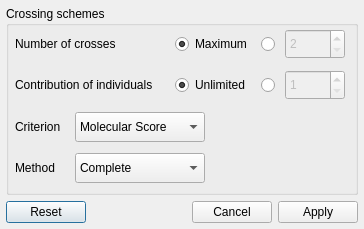
<ui version="4.0" >
 <class>CrossOptionWindow</class>
 <widget class="QDialog" name="CrossOptionWindow" >
  <property name="geometry" >
   <rect>
    <x>0</x>
    <y>0</y>
    <width>364</width>
    <height>229</height>
   </rect>
  </property>
  <property name="windowTitle" >
   <string>Crossing schemes option</string>
  </property>
  <layout class="QVBoxLayout" name="crossOptionWindowVLayout" >
   <property name="margin" >
    <number>6</number>
   </property>
   <item>
    <layout class="QVBoxLayout" name="crossingSchemesVLayout" >
     <property name="spacing" >
      <number>6</number>
     </property>
     <item>
      <widget class="QGroupBox" name="crossingSchemesGroupBox" >
       <property name="minimumSize" >
        <size>
         <width>0</width>
         <height>0</height>
        </size>
       </property>
       <property name="maximumSize" >
        <size>
         <width>16777215</width>
         <height>16777215</height>
        </size>
       </property>
       <property name="title" >
        <string>Crossing schemes</string>
       </property>
       <layout class="QVBoxLayout" name="crossingSchemesGroupBoxVLayout" >
        <property name="spacing" >
         <number>0</number>
        </property>
        <property name="leftMargin" >
         <number>6</number>
        </property>
        <property name="topMargin" >
         <number>0</number>
        </property>
        <property name="rightMargin" >
         <number>6</number>
        </property>
        <property name="bottomMargin" >
         <number>6</number>
        </property>
        <item>
         <layout class="QVBoxLayout" name="VLayout" >
          <property name="spacing" >
           <number>6</number>
          </property>
          <item>
           <widget class="QFrame" name="frame" >
            <property name="frameShape" >
             <enum>QFrame::NoFrame</enum>
            </property>
            <property name="frameShadow" >
             <enum>QFrame::Raised</enum>
            </property>
            <layout class="QHBoxLayout" name="horizontalLayout_2" >
             <property name="spacing" >
              <number>0</number>
             </property>
             <property name="margin" >
              <number>0</number>
             </property>
             <item>
              <layout class="QHBoxLayout" name="nbCrossesHLayout" >
               <property name="spacing" >
                <number>0</number>
               </property>
               <item>
                <widget class="QLabel" name="nbCrossesLabel" >
                 <property name="minimumSize" >
                  <size>
                   <width>154</width>
                   <height>30</height>
                  </size>
                 </property>
                 <property name="maximumSize" >
                  <size>
                   <width>154</width>
                   <height>30</height>
                  </size>
                 </property>
                 <property name="toolTip" >
                  <string>Number of crosses to be done</string>
                 </property>
                 <property name="text" >
                  <string>Number of crosses</string>
                 </property>
                </widget>
               </item>
               <item>
                <spacer name="nbCrossesLeftHSpacer" >
                 <property name="orientation" >
                  <enum>Qt::Horizontal</enum>
                 </property>
                 <property name="sizeType" >
                  <enum>QSizePolicy::Fixed</enum>
                 </property>
                 <property name="sizeHint" stdset="0" >
                  <size>
                   <width>6</width>
                   <height>20</height>
                  </size>
                 </property>
                </spacer>
               </item>
               <item>
                <widget class="QRadioButton" name="nbCrossesAllRadioButton" >
                 <property name="minimumSize" >
                  <size>
                   <width>80</width>
                   <height>30</height>
                  </size>
                 </property>
                 <property name="maximumSize" >
                  <size>
                   <width>80</width>
                   <height>30</height>
                  </size>
                 </property>
                 <property name="toolTip" >
                  <string>Maximum number of crosses to be done</string>
                 </property>
                 <property name="text" >
                  <string>Maximum</string>
                 </property>
                 <property name="checked" >
                  <bool>true</bool>
                 </property>
                 <property name="autoExclusive" >
                  <bool>true</bool>
                 </property>
                </widget>
               </item>
               <item>
                <spacer name="nbCrossesMaxHSpacer" >
                 <property name="orientation" >
                  <enum>Qt::Horizontal</enum>
                 </property>
                 <property name="sizeType" >
                  <enum>QSizePolicy::Fixed</enum>
                 </property>
                 <property name="sizeHint" stdset="0" >
                  <size>
                   <width>6</width>
                   <height>20</height>
                  </size>
                 </property>
                </spacer>
               </item>
               <item>
                <widget class="QRadioButton" name="nbCrossesRadioButton" >
                 <property name="minimumSize" >
                  <size>
                   <width>18</width>
                   <height>30</height>
                  </size>
                 </property>
                 <property name="maximumSize" >
                  <size>
                   <width>18</width>
                   <height>30</height>
                  </size>
                 </property>
                 <property name="toolTip" >
                  <string/>
                 </property>
                 <property name="text" >
                  <string/>
                 </property>
                 <property name="autoExclusive" >
                  <bool>true</bool>
                 </property>
                </widget>
               </item>
               <item>
                <spacer name="nbCrossesRightHSpacer" >
                 <property name="orientation" >
                  <enum>Qt::Horizontal</enum>
                 </property>
                 <property name="sizeType" >
                  <enum>QSizePolicy::Fixed</enum>
                 </property>
                 <property name="sizeHint" stdset="0" >
                  <size>
                   <width>6</width>
                   <height>20</height>
                  </size>
                 </property>
                </spacer>
               </item>
               <item>
                <widget class="QSpinBox" name="nbCrossesSpinBox" >
                 <property name="enabled" >
                  <bool>false</bool>
                 </property>
                 <property name="minimumSize" >
                  <size>
                   <width>60</width>
                   <height>30</height>
                  </size>
                 </property>
                 <property name="maximumSize" >
                  <size>
                   <width>60</width>
                   <height>30</height>
                  </size>
                 </property>
                 <property name="minimum" >
                  <number>2</number>
                 </property>
                 <property name="maximum" >
                  <number>99999</number>
                 </property>
                 <property name="value" >
                  <number>2</number>
                 </property>
                </widget>
               </item>
               <item>
                <spacer name="horizontalSpacer" >
                 <property name="orientation" >
                  <enum>Qt::Horizontal</enum>
                 </property>
                 <property name="sizeType" >
                  <enum>QSizePolicy::MinimumExpanding</enum>
                 </property>
                 <property name="sizeHint" stdset="0" >
                  <size>
                   <width>0</width>
                   <height>20</height>
                  </size>
                 </property>
                </spacer>
               </item>
              </layout>
             </item>
            </layout>
           </widget>
          </item>
          <item>
           <widget class="QFrame" name="frame_2" >
            <property name="frameShape" >
             <enum>QFrame::NoFrame</enum>
            </property>
            <property name="frameShadow" >
             <enum>QFrame::Raised</enum>
            </property>
            <layout class="QHBoxLayout" name="horizontalLayout_3" >
             <property name="spacing" >
              <number>0</number>
             </property>
             <property name="margin" >
              <number>0</number>
             </property>
             <item>
              <layout class="QHBoxLayout" name="indContribHLayout" >
               <property name="spacing" >
                <number>0</number>
               </property>
               <item>
                <widget class="QLabel" name="indContribLabel" >
                 <property name="minimumSize" >
                  <size>
                   <width>154</width>
                   <height>30</height>
                  </size>
                 </property>
                 <property name="maximumSize" >
                  <size>
                   <width>154</width>
                   <height>30</height>
                  </size>
                 </property>
                 <property name="toolTip" >
                  <string>Contribution of each individual</string>
                 </property>
                 <property name="text" >
                  <string>Contribution of individuals</string>
                 </property>
                </widget>
               </item>
               <item>
                <spacer name="indContribLeftHSpacer" >
                 <property name="orientation" >
                  <enum>Qt::Horizontal</enum>
                 </property>
                 <property name="sizeType" >
                  <enum>QSizePolicy::Fixed</enum>
                 </property>
                 <property name="sizeHint" stdset="0" >
                  <size>
                   <width>6</width>
                   <height>20</height>
                  </size>
                 </property>
                </spacer>
               </item>
               <item>
                <widget class="QRadioButton" name="indContribAllRadioButton" >
                 <property name="minimumSize" >
                  <size>
                   <width>80</width>
                   <height>30</height>
                  </size>
                 </property>
                 <property name="maximumSize" >
                  <size>
                   <width>80</width>
                   <height>30</height>
                  </size>
                 </property>
                 <property name="toolTip" >
                  <string>Unlimited contribution of each individual</string>
                 </property>
                 <property name="text" >
                  <string>Unlimited</string>
                 </property>
                 <property name="checked" >
                  <bool>true</bool>
                 </property>
                 <property name="autoExclusive" >
                  <bool>true</bool>
                 </property>
                </widget>
               </item>
               <item>
                <spacer name="indContribUnlimitedHSpacer" >
                 <property name="orientation" >
                  <enum>Qt::Horizontal</enum>
                 </property>
                 <property name="sizeType" >
                  <enum>QSizePolicy::Fixed</enum>
                 </property>
                 <property name="sizeHint" stdset="0" >
                  <size>
                   <width>6</width>
                   <height>20</height>
                  </size>
                 </property>
                </spacer>
               </item>
               <item>
                <widget class="QRadioButton" name="indContribNbRadioButton" >
                 <property name="minimumSize" >
                  <size>
                   <width>18</width>
                   <height>30</height>
                  </size>
                 </property>
                 <property name="maximumSize" >
                  <size>
                   <width>18</width>
                   <height>30</height>
                  </size>
                 </property>
                 <property name="text" >
                  <string/>
                 </property>
                 <property name="autoExclusive" >
                  <bool>true</bool>
                 </property>
                </widget>
               </item>
               <item>
                <spacer name="indContribRightHSpacer" >
                 <property name="orientation" >
                  <enum>Qt::Horizontal</enum>
                 </property>
                 <property name="sizeType" >
                  <enum>QSizePolicy::Fixed</enum>
                 </property>
                 <property name="sizeHint" stdset="0" >
                  <size>
                   <width>6</width>
                   <height>20</height>
                  </size>
                 </property>
                </spacer>
               </item>
               <item>
                <widget class="QSpinBox" name="indContribSpinBox" >
                 <property name="enabled" >
                  <bool>false</bool>
                 </property>
                 <property name="minimumSize" >
                  <size>
                   <width>60</width>
                   <height>30</height>
                  </size>
                 </property>
                 <property name="maximumSize" >
                  <size>
                   <width>60</width>
                   <height>30</height>
                  </size>
                 </property>
                 <property name="toolTip" >
                  <string>Each individual can be crossed only "n" times</string>
                 </property>
                 <property name="minimum" >
                  <number>1</number>
                 </property>
                 <property name="maximum" >
                  <number>999</number>
                 </property>
                 <property name="value" >
                  <number>1</number>
                 </property>
                </widget>
               </item>
               <item>
                <spacer name="horizontalSpacer_2" >
                 <property name="orientation" >
                  <enum>Qt::Horizontal</enum>
                 </property>
                 <property name="sizeType" >
                  <enum>QSizePolicy::MinimumExpanding</enum>
                 </property>
                 <property name="sizeHint" stdset="0" >
                  <size>
                   <width>0</width>
                   <height>20</height>
                  </size>
                 </property>
                </spacer>
               </item>
              </layout>
             </item>
            </layout>
           </widget>
          </item>
          <item>
           <widget class="QFrame" name="frame_3" >
            <property name="frameShape" >
             <enum>QFrame::NoFrame</enum>
            </property>
            <property name="frameShadow" >
             <enum>QFrame::Raised</enum>
            </property>
            <layout class="QHBoxLayout" name="horizontalLayout_4" >
             <property name="spacing" >
              <number>0</number>
             </property>
             <property name="margin" >
              <number>0</number>
             </property>
             <item>
              <layout class="QHBoxLayout" name="criterionHLayout" >
               <property name="spacing" >
                <number>0</number>
               </property>
               <item>
                <widget class="QLabel" name="criterionLabel" >
                 <property name="minimumSize" >
                  <size>
                   <width>50</width>
                   <height>30</height>
                  </size>
                 </property>
                 <property name="maximumSize" >
                  <size>
                   <width>50</width>
                   <height>30</height>
                  </size>
                 </property>
                 <property name="text" >
                  <string>Criterion</string>
                 </property>
                </widget>
               </item>
               <item>
                <spacer name="criterionHSpacer" >
                 <property name="orientation" >
                  <enum>Qt::Horizontal</enum>
                 </property>
                 <property name="sizeType" >
                  <enum>QSizePolicy::Fixed</enum>
                 </property>
                 <property name="sizeHint" stdset="0" >
                  <size>
                   <width>10</width>
                   <height>20</height>
                  </size>
                 </property>
                </spacer>
               </item>
               <item>
                <widget class="QComboBox" name="criterionComboBox" >
                 <property name="minimumSize" >
                  <size>
                   <width>130</width>
                   <height>30</height>
                  </size>
                 </property>
                 <property name="maximumSize" >
                  <size>
                   <width>130</width>
                   <height>30</height>
                  </size>
                 </property>
                 <property name="toolTip" >
                  <string>Molecular Score: genetic value predicted (all QTL)
Weight: genetic value predicted (QTL are weighted)
Utility Criterion: expected mean and variance at the next generation (favor heterezygous)</string>
                 </property>
                 <property name="sizeAdjustPolicy" >
                  <enum>QComboBox::AdjustToContentsOnFirstShow</enum>
                 </property>
                 <item>
                  <property name="text" >
                   <string>Molecular Score</string>
                  </property>
                 </item>
                 <item>
                  <property name="text" >
                   <string>Weight</string>
                  </property>
                 </item>
                 <item>
                  <property name="text" >
                   <string>Utility Criterion</string>
                  </property>
                 </item>
                </widget>
               </item>
               <item>
                <spacer name="criterionRightSpacer" >
                 <property name="orientation" >
                  <enum>Qt::Horizontal</enum>
                 </property>
                 <property name="sizeHint" stdset="0" >
                  <size>
                   <width>20</width>
                   <height>20</height>
                  </size>
                 </property>
                </spacer>
               </item>
              </layout>
             </item>
            </layout>
           </widget>
          </item>
          <item>
           <widget class="QFrame" name="frame_4" >
            <property name="frameShape" >
             <enum>QFrame::NoFrame</enum>
            </property>
            <property name="frameShadow" >
             <enum>QFrame::Raised</enum>
            </property>
            <layout class="QHBoxLayout" name="horizontalLayout_5" >
             <property name="spacing" >
              <number>0</number>
             </property>
             <property name="margin" >
              <number>0</number>
             </property>
             <item>
              <layout class="QHBoxLayout" name="methodHLayout" >
               <property name="spacing" >
                <number>0</number>
               </property>
               <item>
                <widget class="QLabel" name="methodLabel" >
                 <property name="minimumSize" >
                  <size>
                   <width>50</width>
                   <height>30</height>
                  </size>
                 </property>
                 <property name="maximumSize" >
                  <size>
                   <width>50</width>
                   <height>30</height>
                  </size>
                 </property>
                 <property name="text" >
                  <string>Method</string>
                 </property>
                </widget>
               </item>
               <item>
                <spacer name="methodLeftHSpacer" >
                 <property name="orientation" >
                  <enum>Qt::Horizontal</enum>
                 </property>
                 <property name="sizeType" >
                  <enum>QSizePolicy::Fixed</enum>
                 </property>
                 <property name="sizeHint" stdset="0" >
                  <size>
                   <width>10</width>
                   <height>20</height>
                  </size>
                 </property>
                </spacer>
               </item>
               <item>
                <widget class="QComboBox" name="crossingMethodsComboBox" >
                 <property name="minimumSize" >
                  <size>
                   <width>130</width>
                   <height>30</height>
                  </size>
                 </property>
                 <property name="maximumSize" >
                  <size>
                   <width>130</width>
                   <height>30</height>
                  </size>
                 </property>
                 <property name="toolTip" >
                  <string>Complete: all possible crosses between individuals in the selcted list (half-diallel)
Better Half: avoid crosses between the last selected genotypes (optimization of selection intensity)</string>
                 </property>
                 <property name="currentIndex" >
                  <number>0</number>
                 </property>
                 <item>
                  <property name="text" >
                   <string>Complete</string>
                  </property>
                 </item>
                 <item>
                  <property name="text" >
                   <string>Better Half</string>
                  </property>
                 </item>
                </widget>
               </item>
               <item>
                <spacer name="methodRightHSpacer" >
                 <property name="orientation" >
                  <enum>Qt::Horizontal</enum>
                 </property>
                 <property name="sizeHint" stdset="0" >
                  <size>
                   <width>40</width>
                   <height>20</height>
                  </size>
                 </property>
                </spacer>
               </item>
              </layout>
             </item>
            </layout>
           </widget>
          </item>
         </layout>
        </item>
       </layout>
      </widget>
     </item>
     <item>
      <widget class="QDialogButtonBox" name="buttonBox" >
       <property name="orientation" >
        <enum>Qt::Horizontal</enum>
       </property>
       <property name="standardButtons" >
        <set>QDialogButtonBox::Apply|QDialogButtonBox::Cancel|QDialogButtonBox::Reset</set>
       </property>
      </widget>
     </item>
    </layout>
   </item>
  </layout>
 </widget>
 <resources/>
 <connections>
  <connection>
   <sender>buttonBox</sender>
   <signal>accepted()</signal>
   <receiver>CrossOptionWindow</receiver>
   <slot>accept()</slot>
   <hints>
    <hint type="sourcelabel" >
     <x>248</x>
     <y>254</y>
    </hint>
    <hint type="destinationlabel" >
     <x>157</x>
     <y>274</y>
    </hint>
   </hints>
  </connection>
  <connection>
   <sender>buttonBox</sender>
   <signal>rejected()</signal>
   <receiver>CrossOptionWindow</receiver>
   <slot>reject()</slot>
   <hints>
    <hint type="sourcelabel" >
     <x>316</x>
     <y>260</y>
    </hint>
    <hint type="destinationlabel" >
     <x>286</x>
     <y>274</y>
    </hint>
   </hints>
  </connection>
 </connections>
</ui>
